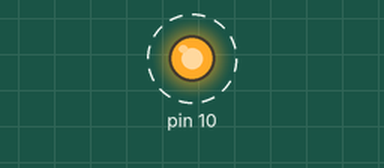
This sketch was run on a simulated Arduino Uno, built with avr-gcc and run on an emulated ATmega328P. On the bench: output pins drawn as LEDs (lit = HIGH). Dashed ring = blinking. What the sketch prints to the serial monitor is not drawn.

Above: at 13.2 s.
Timing chart, 0 to 15.7 s (numbered marks = the images above):
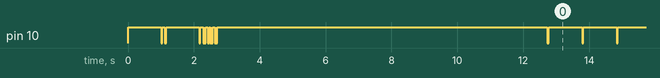

The sketch:

smart_outlet.ino
```cpp
#include "ade7753.h"
#include "SPI.h"

long long_eeprom_data = 0;
byte clr;

ADE7753 ade7753;

void setup () {
  Serial.begin(9600);

  // setup SPI I/F for ADE7753
  pinMode(MOSI, OUTPUT);
  pinMode(MISO, INPUT);
  pinMode(SCK,OUTPUT);
  pinMode(SS,OUTPUT);

  digitalWrite(SS,HIGH); // disable device(ADE7753)
  // enable SPI, master mode, mode = 2'b01, speed = 2'11(lowest, 250k)
  SPCR = (1<<SPE)|(1<<MSTR)|(1<<CPHA)|(1<<SPR1)|(1<<SPR0);
  SPSR = (0<<SPI2X);
  clr=SPSR;
  clr=SPDR;
  delay(10);
  Serial.println("init  SPI complete");
  delay(1000);

  long_eeprom_data = ade7753.rd_reg(MODE, 2);
  Serial.print("reg MODE = 0x");
  Serial.println(long_eeprom_data, HEX);

  long TestWrite;
  TestWrite = 0xABCD;
  Serial.print("write register LINECYC = 0x");
  Serial.println(TestWrite, HEX);
  ade7753.wr_reg(LINECYC, TestWrite, 2);
  delay(1000);
  long_eeprom_data = ade7753.rd_reg(LINECYC, 2);
  Serial.print("read register LINECYC = 0x");
  Serial.println(long_eeprom_data, HEX);
  if (TestWrite == long_eeprom_data)
    Serial.println("Completed basic write test OK...");
  else
    Serial.println("Completed basic write test Fail...");

//  attachInterrupt(2, ade7753.rd_irms, RISING); // setup ISR

  // check interrupt enable setting
  long_eeprom_data = ade7753.rd_reg(IRQEN, 2);
  Serial.print("before setup..., IREQEN = 0x");
  Serial.println(long_eeprom_data, HEX);

  ade7753.wr_reg(IRQEN, 0x0010, 2); // set interrupt enable for zero crossing
  long_eeprom_data = ade7753.rd_reg(IRQEN, 2); // check interrupt enable setting
  Serial.print("after setup..., IREQEN = 0x");
  Serial.println(long_eeprom_data, HEX);

  long_eeprom_data = ade7753.rd_reg(RSTSTATUS, 2); // reset interrupt status
  Serial.println("clear interrupt first...");
  delay(10000);

  Serial.println("initial done...");
}

void loop () {
   long_eeprom_data = ade7753.rd_reg(MODE, 2);
   Serial.println("MODE CHECK");
   Serial.println(long_eeprom_data, HEX);
   delay(1000);
}
```

ade7753.cpp
```cpp
#include "Arduino.h"
#include "SPI.h"
#include "ade7753.h"

ADE7753::ADE7753() {
  Serial.println("ADE7753 initial done...");
}

void ADE7753::wr_reg (byte addr, long data, int len) {
  Serial.println("Data write starts =====");
  byte write_cmd = B10000000;
  byte data_wr = B00000000;

  addr = addr | write_cmd;
  digitalWrite(SS,LOW);
  SPI.transfer(addr); //send address

  //here there should be a t7 delay, however long that is
  for (int i=0; i<len; i++) {
    data_wr = byte(data >> (8*((len-1)-i)));
    Serial.print("write byte ");
    Serial.println(i);
    Serial.print(" = 0x");
    Serial.println(data_wr, HEX);
    SPI.transfer(data_wr); //send data byte
  }
  digitalWrite(SS,HIGH); //release chip, signal end transfer
}

long ADE7753::rd_reg (byte addr, int len) {
  Serial.println("Data read starts =====");
  long data_rd = 0;
  byte buf_rd = 0;
  digitalWrite(SS,LOW); // slave select LOW
  delayMicroseconds(1); // ADE7753, t1=50ns
  SPI.transfer(addr); // send LSByte address
  delayMicroseconds(5); // ADE7753, t9=4us

  for (int i=1; i<=len; i++) {
    buf_rd = SPI.transfer(0xFF); //get data byte
    Serial.print("read byte ");
    Serial.print(i);
    Serial.print(" = 0x");
    Serial.println(buf_rd, HEX);
    delayMicroseconds(1); // ADE7753, t10=50ns

    data_rd = data_rd | buf_rd;
    if (i< len) {
      data_rd = data_rd <<8;
    }
  }
  Serial.print("read completed. data was --> 0x");
  Serial.println(data_rd, HEX);
  digitalWrite(SS,HIGH); // release chip, signal end transfer
  return data_rd;
}

void ADE7753::rd_irms () {
  long data_rd = 0;
  data_rd = rd_reg(IRMS, 3); // read irms
  Serial.println("IRMS CHECK = 0x");
  Serial.println(data_rd, HEX);

  data_rd = rd_reg(RSTSTATUS, 2);
  Serial.print("RSTSTATUS = 0x");
  Serial.println(data_rd, HEX);
}
```

ade7753.h
```cpp
#ifndef ADE7753_H_INCLUDED
#define ADE7753_H_INCLUDED

#include "Arduino.h"

//registers on ADE7753
#define WAVEFORM 0x01
#define AENERGY 0x02
#define RAENERGY 0x03
#define LAENERGY 0x04
#define VAENERGY 0x05
#define LVAENERGY 0x06
#define LVARENERGY 0x07
#define MODE 0x09
#define IRQEN 0x0A
#define STATUS 0x0B
#define RSTSTATUS 0x0C
#define CH1OS 0x0D
#define CH2OS 0x0E
#define GAIN 0x0F
#define PHCAL 0x10
#define APOS 0x11
#define WGAIN 0x12
#define WDIV 0x12
#define CFNUM 0x14
#define CFDEN 0x15
#define IRMS 0x16
#define VRMS 0x17
#define IRMSOS 0x18
#define VRMSOS 0x19
#define VAGAIN 0x1A
#define VADIV 0x1B
#define LINECYC 0x1C
#define ZXTOUT 0x1D
#define SAGCYC 0x1E
#define SAGLVL 0x1F
#define IPKLVL 0x20
#define VPKLVL 0x21
#define IPEAK 0x22
#define RSTIPEAK 0x23
#define VPEAK 0x24
#define RSTVPEAK 0x25
#define TEMP 0x26
#define PERIOD 0x27
#define TMODE 0x3D
#define CHKSUM 0x3E
#define DIEREV 0x3F

class ADE7753 {
  public:
    int voltage;
    int current;
    int power;
    ADE7753();
    void wr_reg (byte addr, long data, int len);
    long rd_reg (byte addr, int len);
    void rd_irms ();
};
#endif
```
